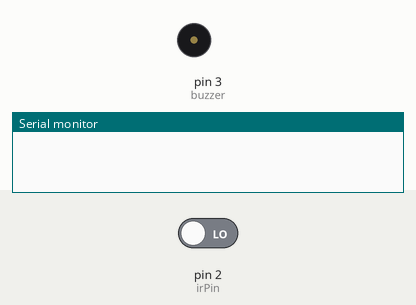
This sketch was run on a simulated Arduino Uno, built with avr-gcc and run on an emulated ATmega328P. Shown: buzzer (waves = sounding), the last lines printed to the serial monitor. Inputs (shaded band) come from the test bench; at power-on: pin 2 (irPin) LOW.

Above: at 1.2 s.
1.3 s: pin 2 (irPin) driven HIGH
At 1.7 s:
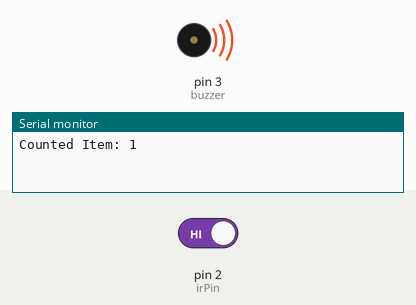
4.3 s: pin 2 (irPin) driven LOW
At 5.0 s:
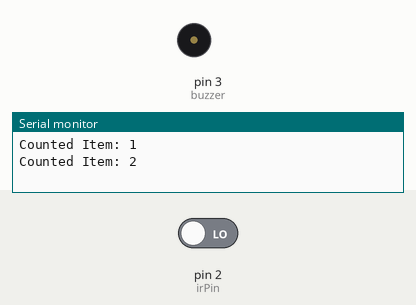
Timing chart, 0 to 7.3 s (numbered marks = the images above; inputs shaded):
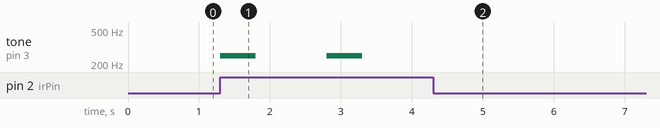

The sketch:

count_items.ino
```cpp
int item_count = 0;
int irPin = 2;
int buzzer = 3;
void setup() {
  Serial.begin(9600);
  pinMode(irPin, INPUT);
  pinMode(buzzer, OUTPUT);

}

void loop() {
  if (digitalRead(irPin) == HIGH) {
    item_count++;
    Serial.print("Counted Item: ");
    Serial.println(item_count);
    tone(buzzer,250,500);
    delay(500);
    noTone(buzzer);
    delay(1000);
  }
  else
  {
    noTone(buzzer);
  }
}
```

Measured:
- after the input at 1.3 s, tone on pin 3 (buzzer): alternates 250 Hz for 0.50 s and silent for 1.0 s, starting at once
- after the input at 4.3 s, tone on pin 3 (buzzer): stops changing and stays silent
